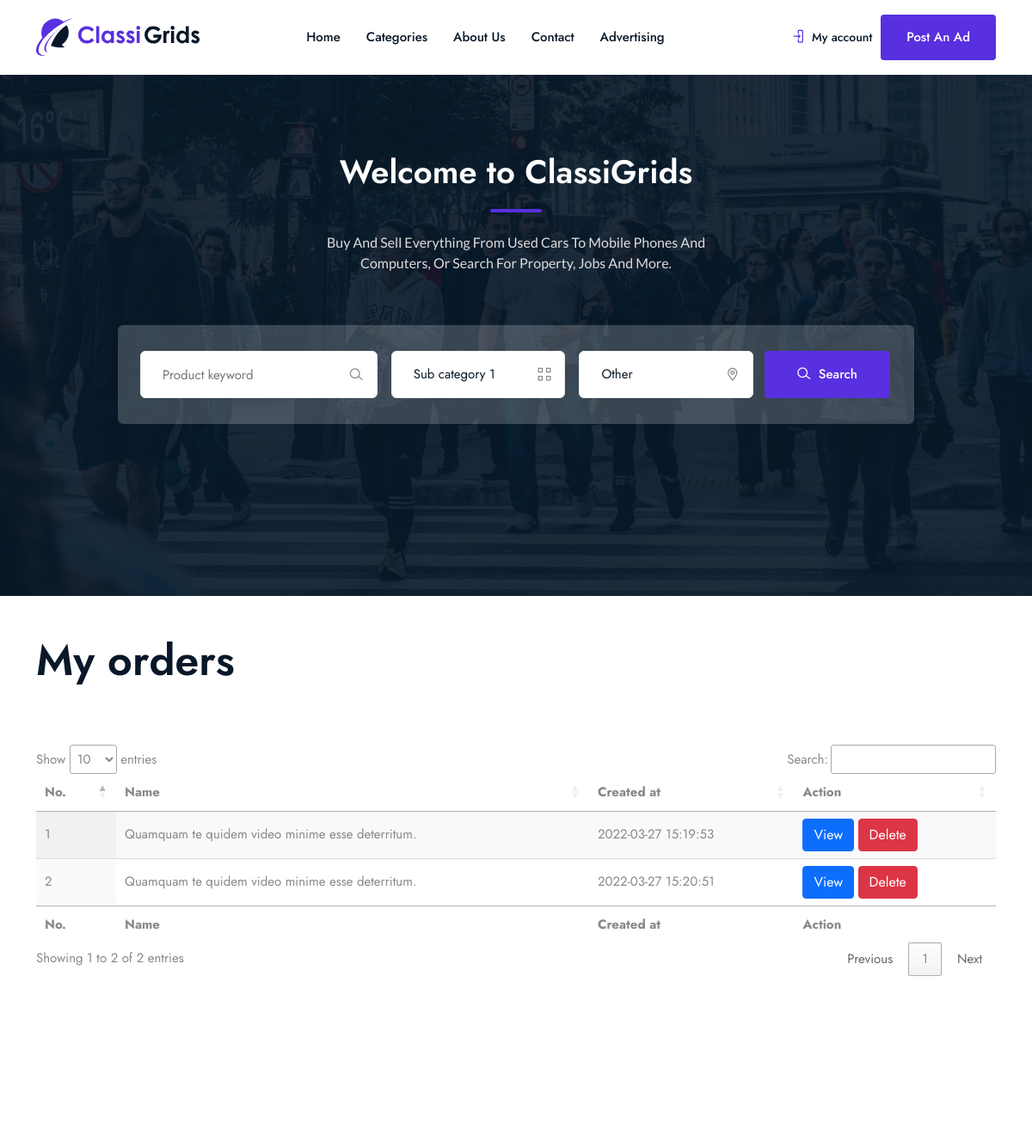
Page /my-orders.php (signed in, upper part) on the earlier database version.
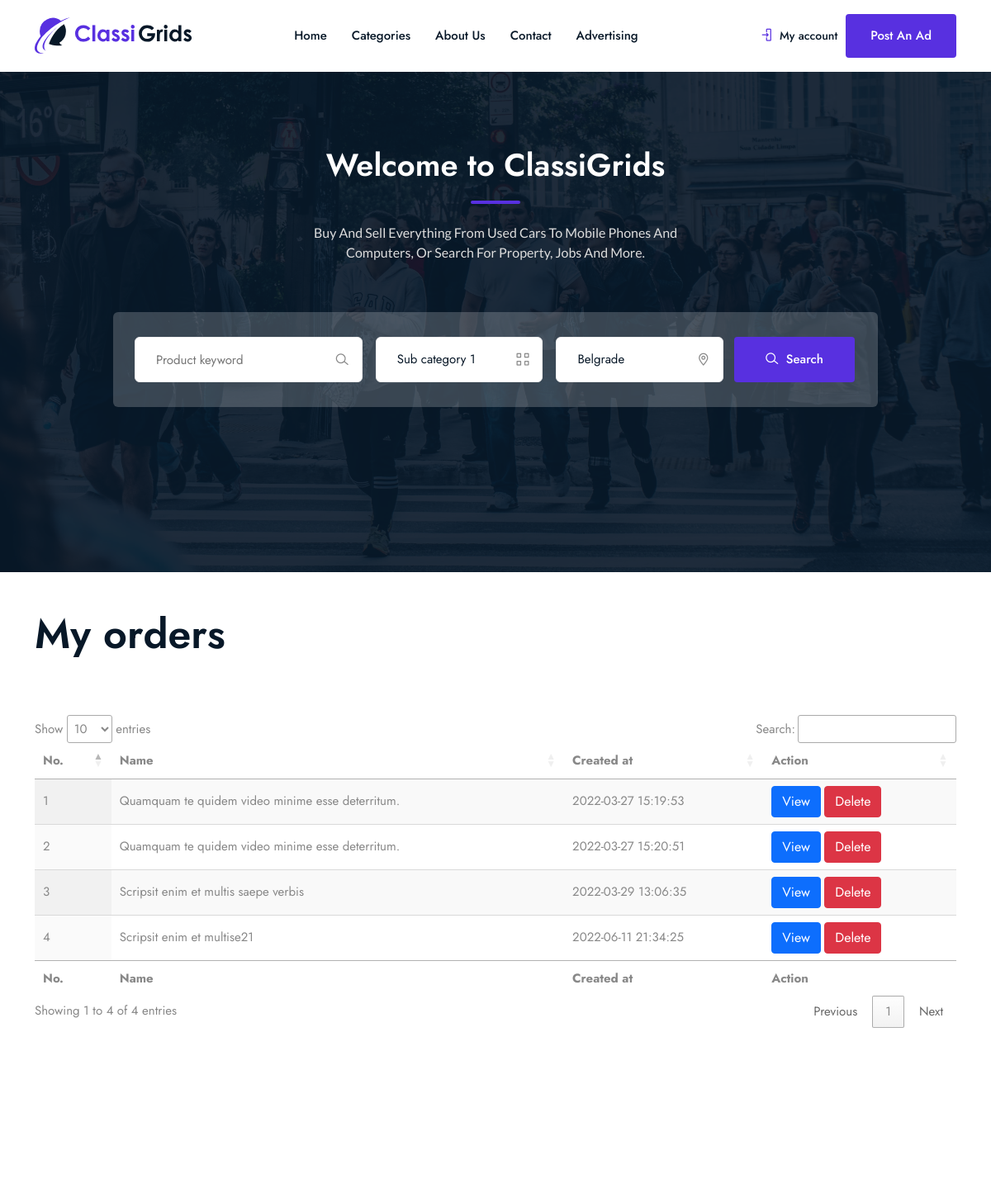
Same page on the later database version.
### tables this page shows
CREATE TABLE `orders` (
  `id` int(11) NOT NULL,
  `ad_id` int(11) NOT NULL,
  `user_id` int(11) NOT NULL,
  `created_at` datetime NOT NULL,
  `updated_at` datetime NOT NULL
);

CREATE TABLE `ads` (
  `id` int(11) NOT NULL,
  `active` int(11) NOT NULL DEFAULT 1,
  `title` varchar(211) NOT NULL,
  `location` varchar(233) NOT NULL DEFAULT 'Other',
  `price` decimal(10,2) NOT NULL,
  `price_type_id` int(11) NOT NULL,
  `currency_id` int(11) NOT NULL,
  `images` text DEFAULT NULL,
  `youtube_link` text NOT NULL,
  `description` text NOT NULL,
  `condition_id` int(11) NOT NULL,
  `sub_category_id` int(11) DEFAULT NULL,
  `amount` int(11) NOT NULL,
  `sending_id` int(11) NOT NULL,
  `payment_id` int(11) NOT NULL,
  `free_delivery` int(11) NOT NULL DEFAULT 0,
  `created_at` datetime NOT NULL,
  `updated_at` datetime NOT NULL,
  `expires_at` datetime NOT NULL,
  `user_id` int(11) NOT NULL,
  `slug` varchar(211) DEFAULT NULL
);

### include/db.inc.php (called while the page is built, shortened)
<?php
class DbConnect {
	private $host = HOST;
	private $dbname = DBNAME;
	private $username = USERNAME;
	private $password = PASSWORD;
	protected function connect() {
		try {
		$sql = 'mysql:host='. $this -> host .';dbname='. $this -> dbname ;
		$pdo = new PDO ( $sql , $this -> username , $this -> password );
		$pdo -> setAttribute( PDO::ATTR_DEFAULT_FETCH_MODE , PDO::FETCH_ASSOC );
		$pdo -> setAttribute ( PDO::ATTR_ERRMODE , PDO::ERRMODE_EXCEPTION );
		$pdo -> exec( 'set names utf8');
		return $pdo;
		} catch ( PDOException $e ){
			echo $e -> getMessage();
		}
	}
}

### classes/ad.class.php (called while the page is built, shortened)
<?php
class Ad extends DbConnect {
public function getAllLocationsFromAdTable(){
	$sql = 'select * from ads group by location asc';
	$query = $this -> connect() -> query($sql);
	return $locations = $query -> fetchAll();
}
public function getAllUserOrders( ){
$user_id = (int)$_SESSION['user_id'];
$sql = 'select * from orders where user_id = ? order by created_at desc ';
$query = $this -> connect() -> prepare($sql);
$query -> execute( [ $user_id ]);
$rows = $query -> fetchAll();
return $rows;
}
public function viewAdInfoByAdID($ad_id ){
$sql = 'select * from ads where id = ? limit 1 ';
$query = $this -> connect()-> prepare($sql);
$query -> execute([ $ad_id ]);
$ad = $query -> fetch();
return $ad;
}
}

### my-orders.php (the view, shortened to what the changed rows need)
<?php require_once 'include/db.inc.php' ?>
<!DOCTYPE html>
<html class="no-js" lang="zxx">
<head>
   <?php require_once 'partials/__head.php' ?>
<link rel="stylesheet" href="https://cdn.datatables.net/1.11.5/css/jquery.dataTables.min.css">
</head>
<body>
<?php require_once 'partials/__header.php' ?>
<?php require_once 'partials/__hero_section.php' ?>
<div class="container">
    <br><br>
<h1>My orders</h1>
<br><br><br>
<table id="example" class="display" style="width:100%">
        <thead>
            <tr>
                <th>No.</th>
                <th>Name</th>
                <th>Created at</th>
                <th colspan="1">Action</th>
            </tr>
        </thead>
        <tbody>
<?php
try {
$ad = new Ad();
$orders = $ad -> getAllUserOrders();
foreach ( $orders as $order ){
?>
  <tr>
                <td><?php echo $order['id'] ?></td>
                <td><?php echo $ad -> viewAdInfoByAdID($order['ad_id'])['title']  ?></td>
                <td><?php echo $order['created_at'] ;?></td>
                <td>
<form action="">
    <button class="btn btn-primary">View</button>
    <button class="btn btn-danger">Delete</button>
</form>
                </td>
            </tr>
<?php
}
} catch ( PDOException $e ){
    echo $e -> getMessage();
}
 ?>
        </tbody>
        <tfoot>
                       <tr>
                <th>No.</th>
                <th>Name</th>
                <th>Created at</th>
                <th colspan="1">Action</th>
            </tr>
        </tfoot>
    </table>
<br><br><br><br><br><br><br><br><br>
</div>
</body>
</html>

### partials/__hero_section.php (shortened to what the changed rows need)
    <section class="hero-area overlay">
        <div class="container">
            <div class="row">
                <div class="col-lg-10 offset-lg-1 col-md-12 col-12">
                    <div class="hero-text text-center">
                        <div class="section-heading">
                            <h2 class="wow fadeInUp" data-wow-delay=".3s">Welcome to ClassiGrids</h2>
                        </div>
                        <div class="search-form wow fadeInUp" data-wow-delay=".7s">
<form action="search-result.php" method="GET">
                            <div class="row">
                                <div class="col-lg-3 col-md-3 col-12 p-0">
                                    <div class="search-input">
                                        <label for="location"><i class="lni lni-map-marker theme-color"></i></label>
                                        <select name="location" id="location">
<?php
$locations = new Ad();
foreach( $locations -> getAllLocationsFromAdTable() as $location){
?>
    <option value="<?php echo $location['location']; ?>"><?php echo $location['location']; ?></option>
    <?php
}
 ?>
                                        </select>
                                    </div>
                                </div>
                            </div>
</form>
                        </div>
                    </div>
                </div>
            </div>
        </div>
    </section>

Differences in the rows shown:
added orders: id "4", ad.title "Scripsit enim et multise21", created_at "2022-06-11 21:34:25"
added orders: id "3", ad.title "Scripsit enim et multis saepe verbis", created_at "2022-03-29 13:06:35"
Other differences:
form field location: "Other" → "Belgrade"
text written by a page script: "Show entries Search: Showing 1 to 2 of 2 entries Previous 1 Next" → "Show entries Search: Showing 1 to 4 of 4 entries Previous 1 Next"
